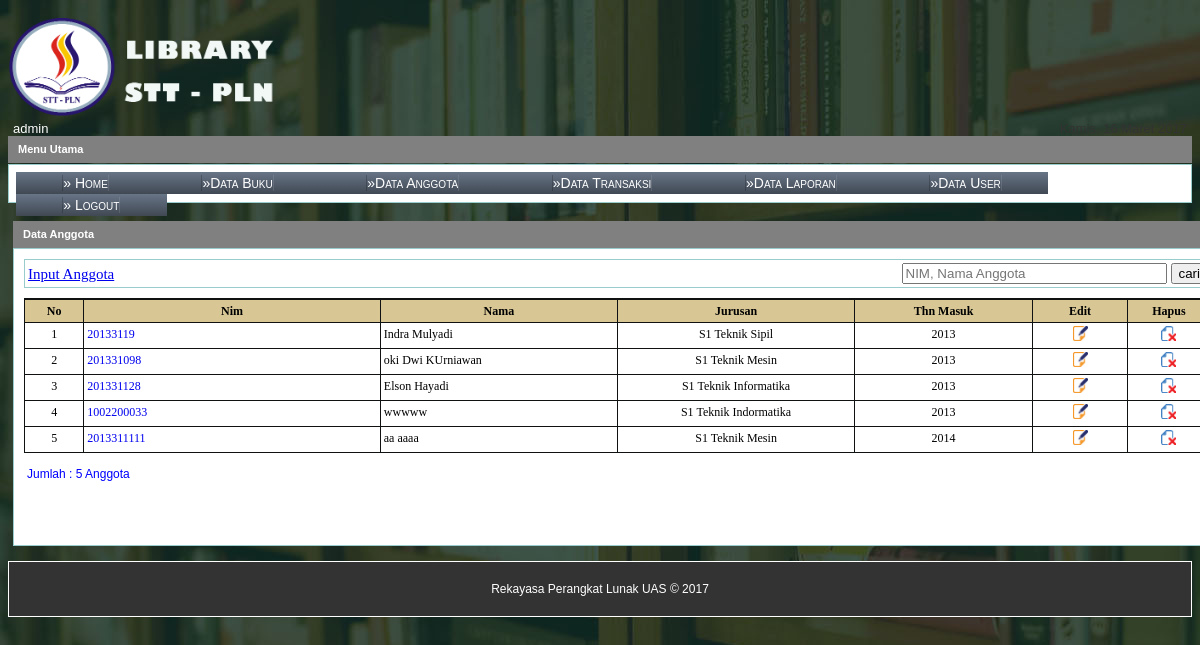
The app's page /admin/index.php?page=anggota (signed in) with its own data.
### tables this page shows
CREATE TABLE `tbl_anggota` (
  `nim` int(11) NOT NULL,
  `nama` varchar(250) NOT NULL,
  `tempat_lahir` varchar(50) NOT NULL,
  `tgl_lahir` varchar(15) NOT NULL,
  `jk` enum('L','P') NOT NULL,
  `prodi` varchar(50) NOT NULL,
  `thn_masuk` varchar(4) NOT NULL
);

### admin/anggota_data.php (the view, shortened to what this page needs)
<div id="menu-tengah">
   	<div id="bg_menu">Data Anggota
   	</div>
   	<div id="content_menu">
       <div id="menu_header">
       	<form action="?page=anggota_search" method="post">
       	<table width="100%" height="100%" style="border:1px solid #9cc;">
           	<tr>
               	<td width="50%"><a href="?page=anggota_input">Input Anggota</a></td>
                   <td width="50%" align="right"><input type="text" name="cari" size="30" placeholder="NIM, Nama Anggota"></td>
                   <td><input type="submit" id="submit" value="cari"></td>
               </tr>
           </table>
           </form>
   	</div>
  	    <div class="zebra-table">
  	      <table width="100%" height="100%" align="center" cellspacing="0" cellpadding="5">
  	        <thead align="center">
  	          <tr>
  	            <th align="center" width="5%" >No</th>
  	            <th width="25%">Nim</th>
  	            <th width="20%">Nama</th>
  	            <th width="20%">Jurusan</th>
  	            <th width="15%">Thn Masuk</th>
               <th width="8%">Edit</th>
               <th width="8%">Hapus</th>
             </tr>
           </thead>
           <?php
			$query = "SELECT * FROM tbl_anggota ORDER by nim";
			$sql = mysql_query($query);
			$total = mysql_num_rows($sql);
			$no = 1;
			while ($data=mysql_fetch_array($sql)) {
		?>
  	        <tbody>
  	          <tr>
  	            <td align="center"><?php echo $no; ?></td>
  	            <td ><a href="?page=anggota_detil&nim=<?php echo $data['nim']; ?>"class="detil"><?php echo $data['nim']; ?></a></td>
  	            <td ><?php echo $data['nama']; ?></td>
  	            <td align="center"><?php echo $data['prodi']; ?></td>
  	            <td align="center"><?php echo $data['thn_masuk']; ?></td>
               <td align="center"><a href="?page=anggota_edit&nim=<?php echo $data['nim'];?>"><img src="../images/edit.png"/ width="15px" height="15px"></a></td>
               <td align="center"><a href="?page=anggota_hapus&nim=<?php echo $data['nim']; ?>" onclick="return confirm('Anda yakin ingin menghapus Anggota <?php echo $data['nama']; ?> ?')"><img src="../images/delete.png"/ width="15px" height="15px"></a></td>
             </tr>
           <?php $no++; } ?>
           </tbody>
         </table>
         </div>
         <div id="menu_bottom">
       	<table width="100%" style="border:0px solid #9cc;">
           	<tr>
               	<td width="50%">Jumlah : <?php echo $total; ?> Anggota</td>
               </tr>
           </table>
   	</div>
  	  </div>
   </div>

### images/style.css (style rules this page uses)
body { background:url("../images/back.jpg"); font-family:Tahoma, Geneva, sans-serif; font-size: 14px; }
#menu-tengah { margin:5px; width:1210px; float:left; }
#bg_menu { background-color: gray; border-bottom:0px; padding:7px; padding-left:10px; color:#ffffff; font-weight:bold; font-size:11px; height:13px; }
#content_menu { background-color: #FFF; border: 1px solid #9CC; line-height: 16px; padding: 3px; margin-bottom: 10px; font-size:14px; padding:10px; }
.zebra-table { background-color:#FFF; font-size:12px; font-family:Georgia, "Times New Roman", Times, serif; border-collapse: collapse; border: 1px solid #101111; overflow: hidden; margin-bottom:10px; }
.zebra-table th { background-color:#D8C795; color:; }
.zebra-table th,.zebra-table td { vertical-align: top; padding:3px 3px; margin:0; border-top:1px solid #101111; border-right:1px solid #101111; }
.zebra-table tbody tr:nth-child(odd) { background: #FFF; }
.zebra-table a { text-decoration:none; text-shadow:#FF9; }
#menu_header { font-size:15px; font-family:Georgia, "Times New Roman", Times, serif; border-collapse: collapse; overflow: hidden; margin-bottom:10px; }
#menu_bottom { font-size:12px; color:#00F; font-family:Verdana, Geneva, sans-serif; border-collapse: collapse; overflow: hidden; margin-bottom:50px; }

### records on screen
tbl_anggota: nim "20133119", nama "Indra Mulyadi", prodi "S1 Teknik Sipil", thn_masuk "2013"
tbl_anggota: nim "201331098", nama "oki Dwi KUrniawan", prodi "S1 Teknik Mesin", thn_masuk "2013"
tbl_anggota: nim "201331128", nama "Elson Hayadi", prodi "S1 Teknik Informatika", thn_masuk "2013"
tbl_anggota: nim "1002200033", nama "wwwww", prodi "S1 Teknik Indormatika", thn_masuk "2013"
tbl_anggota: nim "2013311111", nama "aa aaaa", prodi "S1 Teknik Mesin", thn_masuk "2014"

### other values on screen
$_SESSION['nama'] "admin"
$total "5"
